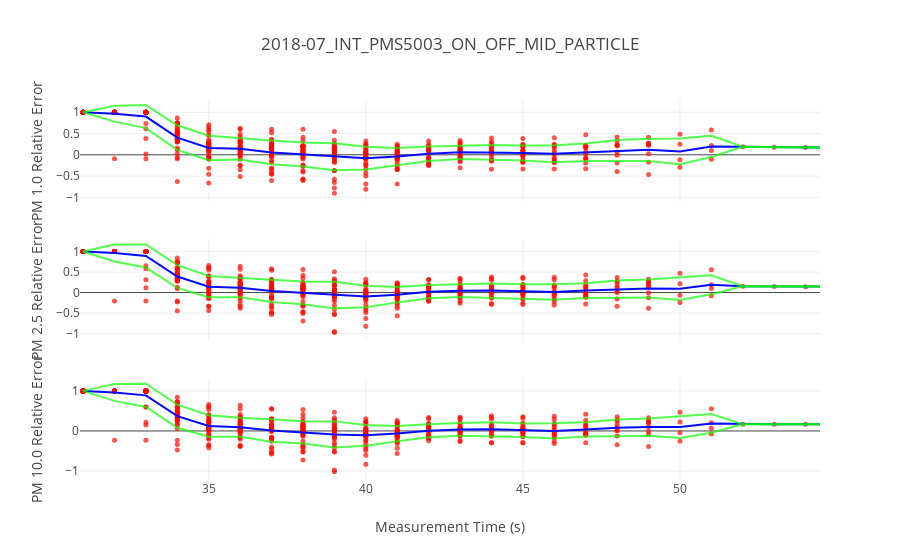
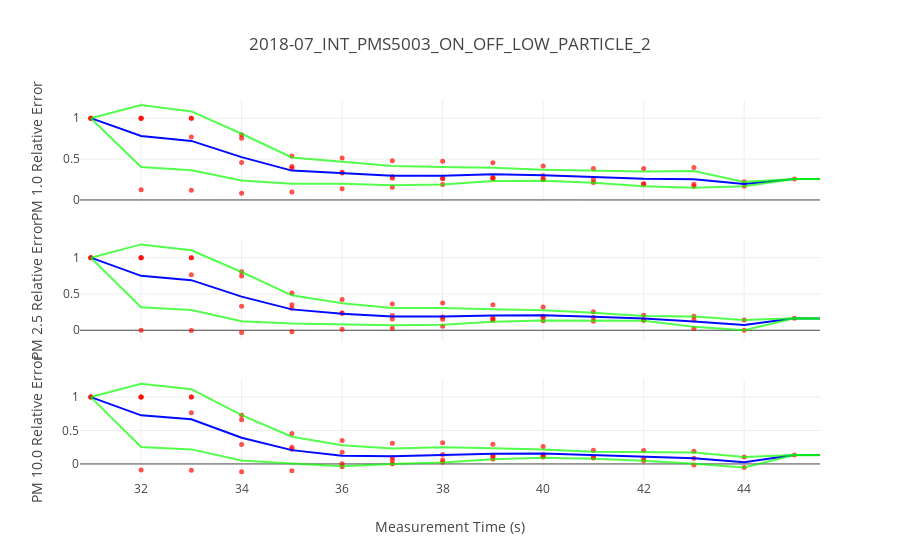

The notebook cell saved with these charts, in order:
### Code cell
# Plot One-shot tests
from signal_utils import plot_oneshots

channels_pm = ['PM 1.0', 'PM 2.5', 'PM 10.0']
device_one_shot = 'KIT_1_ALTERNATE'
plot_oneshots(readings, channels_pm, device_one_shot)
